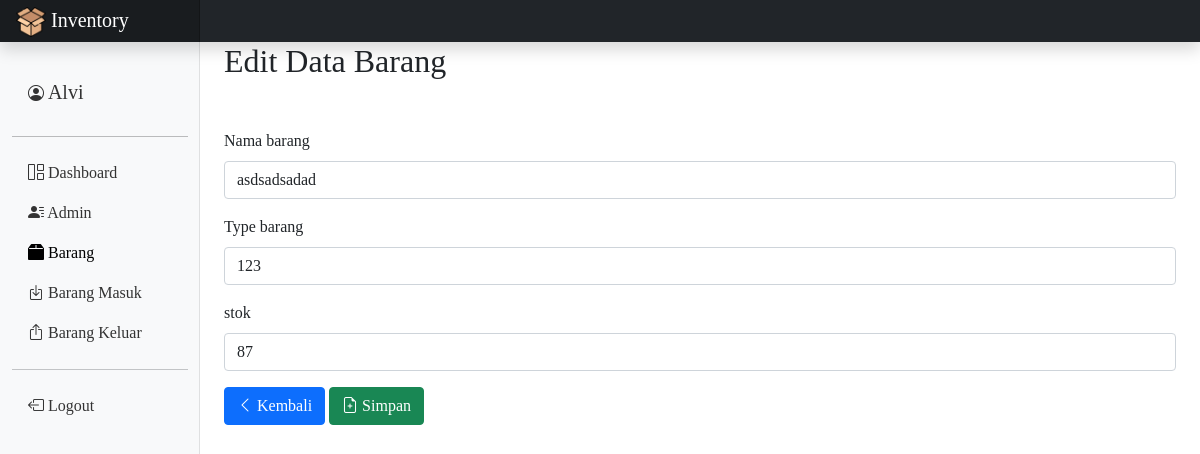
The app's page /inventory/barang/edit.php?id_barang=5 (signed in) with its own data.
### tables this page shows
CREATE TABLE `barang` (
  `id_barang` int(30) NOT NULL,
  `nama_barang` varchar(255) NOT NULL,
  `type_barang` varchar(255) NOT NULL,
  `stok` int(255) NOT NULL
);

### inventory/barang/session.php (called while the page is built, shortened)
<?php
require "../koneksi.php";
$username = $_SESSION['username'];
$querySession = mysqli_query($koneksi, "SELECT * FROM admin where username='$username'");
$rowSession = mysqli_fetch_array($querySession);
?>

### inventory/barang/edit.php (the view, shortened to what this page needs)
<?php
include "../koneksi.php";
$id_barang=$_GET['id_barang'];
$query=mysqli_query ($koneksi," SELECT * FROM barang WHERE id_barang='$id_barang'");
$r=mysqli_fetch_array($query);
?>
<?php include "sidebar.php" ?>
<h2>Edit Data Barang</h2>
    <div class="col">
            <div class="row mt-5">
                <form class="form-input" method="POST">
                <div class="mb-3">
                    <label for="nama_barang" class="form-label">Nama barang</label>
                    <input type="text" name="nama_barang" value="<?php echo $r['nama_barang']?>" class="form-control" >
                </div>
                <div class="mb-3">
                    <label for="type_barang" class="form-label">Type barang</label>
                    <input type="text" name="type_barang" value="<?php echo $r['type_barang']?>" class="form-control" >
                </div>
                <div class="mb-3">
                    <label for="stok" class="form-label">stok</label>
                    <input type="text" name="stok" value="<?php echo $r['stok']?>" class="form-control" >
                </div>
                <a href="index.php" button type="button" class="btn btn-primary"><i class="bi bi-chevron-left"></i> Kembali</a>
                <button type="submit" class="btn btn-success" name="edit" onclick="return confirm('Apakah anda yakin?')"><i class="bi bi-file-earmark-plus"></i> Simpan</button>
            </form>
        </div>
    </div>
    </main>
  </div>
</div>
  </body>
</html>

### inventory/barang/sidebar.php (shortened to what this page needs)
<?php
include "../koneksi.php";
require "session.php";
?>
<!doctype html>
<html lang="en">
  <head>
    <link rel="stylesheet" href="../css/styles/style.css">
    <link href="https://cdn.jsdelivr.net/npm/bootstrap@5.1.3/dist/css/bootstrap.min.css" rel="stylesheet">
    <link rel="stylesheet" href="https://cdn.jsdelivr.net/npm/bootstrap-icons@1.8.1/font/bootstrap-icons.css">
  </head>
  <body>
  <header class="navbar navbar-dark sticky-top bg-dark flex-md-nowrap p-0 shadow">
    <a class="navbar-brand col-md-3 col-lg-2 me-0 px-3" href="#"><img src="../css/img/logo.png" style="height: 30px; width: 30px;"> Inventory</a>
  </header>
  <div class="container-fluid">
    <div class="row">
      <nav id="sidebarMenu" class="col-md-3 col-lg-2 d-md-block bg-light sidebar collapse">
      <div class="position-sticky pt-3">
          <ul class="nav flex-column mt-2">
          <li class="nav-item">
          <a class="nav-link" href="../admin/profile.php" >
                <h5><i class="bi bi-person-circle"></i> <?php echo $rowSession['nama_admin'] ?></h5>
              </a>
            </li>
          </ul>
          <hr style="color: black;">
          <ul class="nav flex-column">
            <li class="nav-item">
              <a class="nav-link" aria-current="page" href="../home.php">
                <i class="bi bi-grid-1x2"></i> Dashboard
              </a>
            </li>
            <li class="nav-item">
              <a class="nav-link" href="../admin/index.php">
                <i class="bi bi-person-lines-fill"></i> Admin
              </a>
            </li>
            <li class="nav-item">
              <a class="nav-link active" href="index.php">
              <i class="bi bi-box2-fill"></i> Barang
              </a>
            </li>
            <li class="nav-item">
              <a class="nav-link" href="../barang_masuk/index.php">
              <i class="bi bi-box-arrow-in-down"></i> Barang Masuk
              </a>
            </li>
            <li class="nav-item">
              <a class="nav-link" href="../barang_keluar/index.php">
              <i class="bi bi-box-arrow-up"></i> Barang Keluar
              </a>
            </li>
            <hr>
            <li class="nav-item">
              <a class="nav-link" href="../logout.php">
              <i class="bi bi-box-arrow-left"></i> Logout
              </a>
            </li>
          </ul>
        </div>
      </nav>
      <main class="col-md-9 ms-sm-auto col-lg-10 px-md-4">

### inventory/css/styles/style.css (style rules this page uses)
* { font-family: Garamound; font-size: medium; }
body { font-size: 0.875rem; }
.sidebar { position: fixed; top: 0; bottom: 0; left: 0; z-index: 100; padding: 48px 0 0; box-shadow: inset -1px 0 0 rgba(0, 0, 0, 0.1); }
.nav-item a { position: relative; font-weight: 500; color: #333; }
.nav-item a:after { content: ""; position: absolute; bottom: 0; left: 0; width: 0%; border-bottom: 1px solid black; transition: 0.4s; }
.sidebar .nav-link.active { color: black; }
.navbar-brand { padding-top: 0.75rem; padding-bottom: 0.75rem; font-size: 1rem; background-color: rgba(0, 0, 0, 0.25); box-shadow: inset -1px 0 0 rgba(0, 0, 0, 0.25); }

### records on screen
barang: nama_barang "asdsadsadad", type_barang "123", stok "87"

### other values on screen
$rowSession['nama_admin'] "Alvi"
